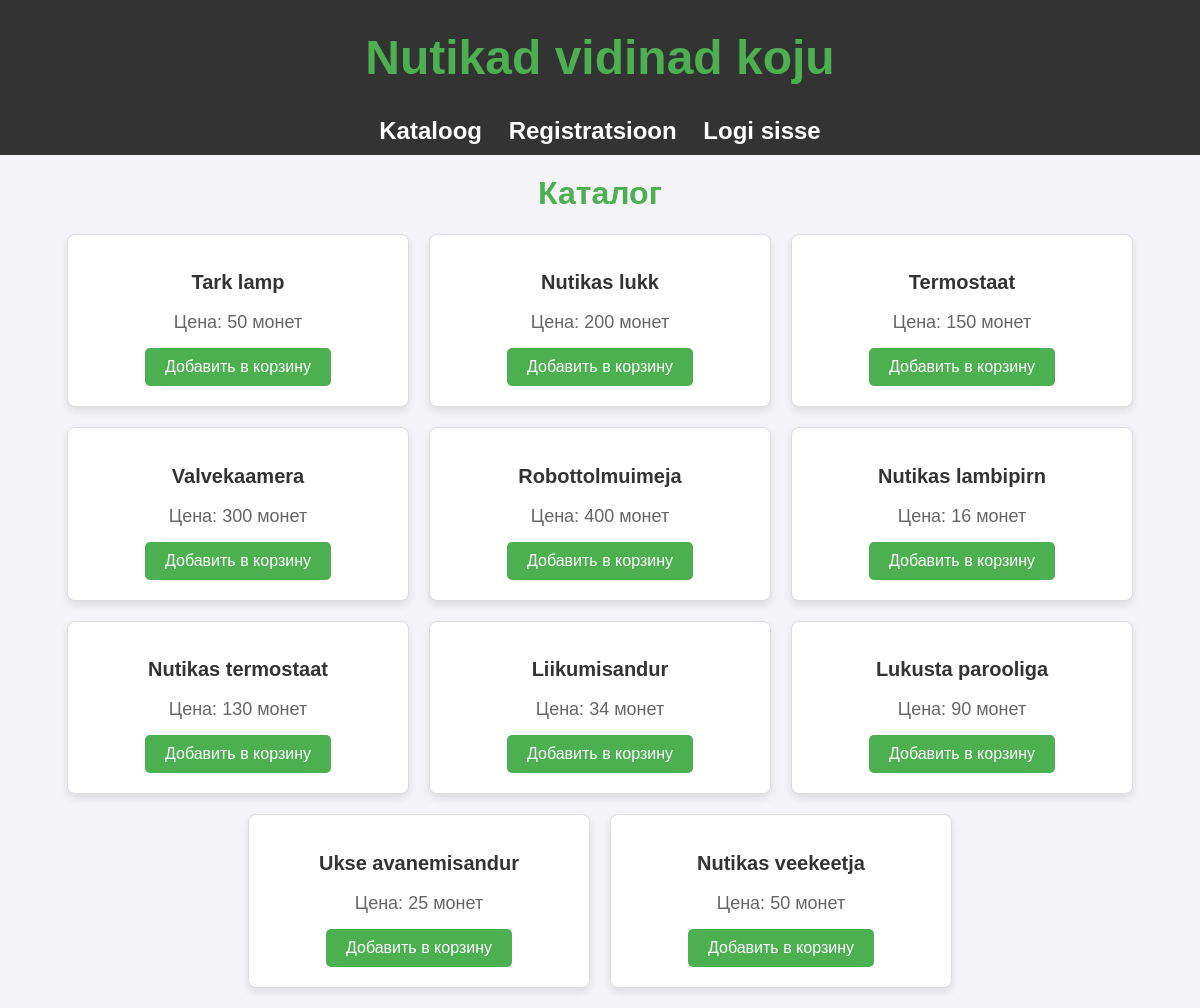
Screenshot of /catalog.php with the database file from the repository.
### tables this page shows
CREATE TABLE `products` (
  `id` int(11) NOT NULL,
  `name` varchar(100) NOT NULL,
  `price` int(11) NOT NULL
);

### catalog.php (the view, shortened to what this page needs)
<?php
include('config.php');
$query = $yhendus->query("SELECT * FROM products");
?>
<!DOCTYPE html>
<html lang="en">
<head>
    <link rel="stylesheet" href="styleCatalog.css">
    <link rel="stylesheet" href="style.css">
</head>
<body>
<?php include("header.php"); ?>
<h1>Каталог</h1>
<div class="catalog">
    <?php while ($row = $query->fetch_assoc()): ?>
        <div class="product">
            <h2><?php echo $row['name']; ?></h2>
            <p>Цена: <?php echo $row['price']; ?> монет</p>
            <form method="POST" action="purchase.php">
                <button type="submit">Добавить в корзину</button>
            </form>
        </div>
    <?php endwhile; ?>
</div>
</body>
</html>

### header.php (shortened to what this page needs)
<link rel="stylesheet" href="style.css">
<header>
    <h1>Nutikad vidinad koju</h1>
    <nav>
        <a href="catalog.php">Kataloog</a>
        <?php if (isset($_SESSION['user_id'])): ?>
            <a href="kasutaja.php">Kasutaja info</a>
            <a href="logout.php">Logi välja</a>
            <?php if ($_SESSION['username'] == 'admin'): ?>
                <a href="admin.php">Admin paneel</a>
            <?php endif; ?>
        <?php else: ?>
            <a href="register.php">Registratsioon</a>
            <a href="login.php">Logi sisse</a>
        <?php endif; ?>
    </nav>
</header>

### styleCatalog.css (style rules this page uses)
div.catalog { display: flex; flex-wrap: wrap; justify-content: center; gap: 20px; margin: 20px; }
div.product { background-color: #fff; border: 1px solid #ddd; border-radius: 8px; box-shadow: 0 4px 8px rgba(0, 0, 0, 0.1); width: 300px; padding: 20px; text-align: center; transition: transform 0.2s; }
div.product h2 { font-size: 20px; margin-bottom: 10px; color: #333; }
div.product p { font-size: 18px; margin-bottom: 15px; color: #666; }
div.product button { background-color: #4CAF50; color: #fff; border: none; padding: 10px 20px; border-radius: 5px; font-size: 16px; cursor: pointer; transition: background-color 0.3s; }

### style.css (style rules this page uses)
body { font-family: Arial, sans-serif; margin: 0; padding: 0; background-color: #f4f4f9; color: #333; }
header { background-color: #333; padding: 10px 0; text-align: center; color: #fff; font-size: 24px; }
header nav a { color: white; text-decoration: none; margin: 0 10px; font-weight: bold; }
h1 { text-align: center; margin-top: 20px; color: #4CAF50; }

### rows the page displays
products: name "Tark lamp", price "50"
products: name "Nutikas lukk", price "200"
products: name "Termostaat", price "150"
products: name "Valvekaamera", price "300"
products: name "Robottolmuimeja", price "400"
products: name "Nutikas lambipirn", price "16"
products: name "Nutikas termostaat", price "130"
products: name "Liikumisandur", price "34"
products: name "Lukusta parooliga", price "90"
products: name "Ukse avanemisandur", price "25"
products: name "Nutikas veekeetja", price "50"
